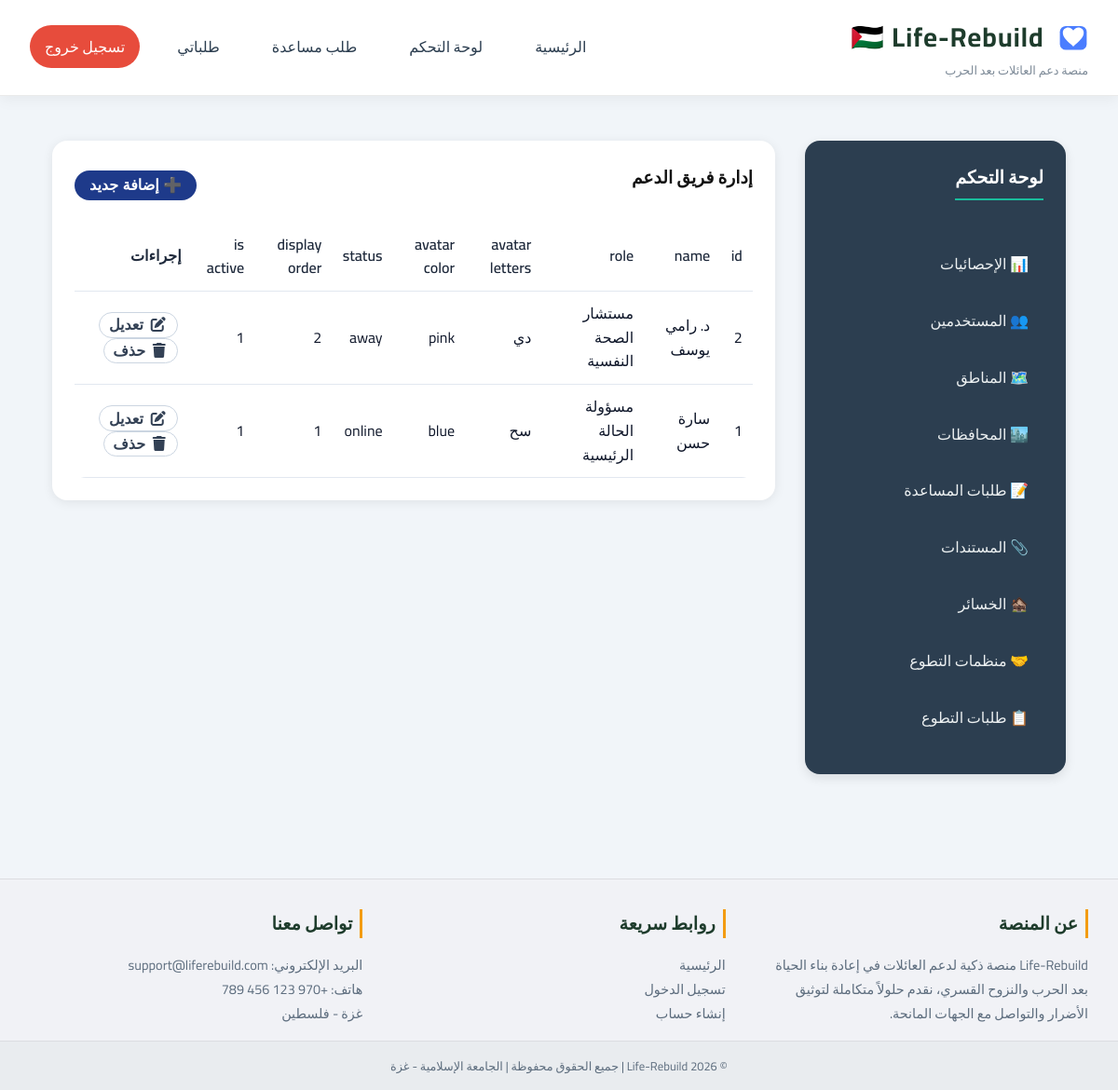
The page /index.php?page=admin&tab=support_team (signed in) on the database its author committed.
### tables this page shows
CREATE TABLE IF NOT EXISTS support_team (
    id INT AUTO_INCREMENT PRIMARY KEY,
    name VARCHAR(100) NOT NULL,
    role VARCHAR(100) NOT NULL,
    avatar_letters VARCHAR(2) NOT NULL,
    avatar_color VARCHAR(20) DEFAULT 'blue',  
    status ENUM('online', 'away', 'offline') DEFAULT 'online',
    display_order INT DEFAULT 0,
    is_active BOOLEAN DEFAULT TRUE
);

### controllers/AdminController.php (called while the page is built, shortened)
<?php
class AdminController {
    private $db;
    public function __construct($pdo) {
        $this->db = $pdo;
    }
    public function index() {
        $tab = $_GET['tab'] ?? 'dashboard';
        $action = $_GET['action'] ?? 'list';
        $content = 'views/admin/dashboard_stats.php';
        $rows = [];
        $columns = [];
        $tableName = '';
        switch ($tab) {
            case 'governorates':
            case 'aid_requests':
            case 'losses':
            case 'volunteer_organizations':
            case 'support_team':
            case 'aid_packages':
            case 'roadmap_tasks':
            case 'mental_specialists':
            case 'mental_centers':
            case 'mental_articles':
            case 'mental_crisis_lines':
            case 'mental_daily_tips':
            case 'mental_appointments':
            case 'volunteer_requests_list':
                $tableName = $this->getTableDisplayName($tab);
                $columns = $this->getTableColumns($tab);
                if ($action === 'list') {
                    $page = isset($_GET['p']) ? (int)$_GET['p'] : 1;
                    $limit = 20;
                    $offset = ($page - 1) * $limit;
                    $search = isset($_GET['search']) ? trim($_GET['search']) : '';
                    $rows = $this->getTableRows($tab, $limit, $offset, $search);
                }
                $content = 'views/admin/dynamic_table.php';
                break;
        }
        include 'views/admin/layout.php';
    }
    private function getTableRows($table, $limit, $offset, $search = '') {
     if (!$this->tableExists($table)) {
        return [];
    }
        $sql = "SELECT * FROM $table";
        $sql .= " ORDER BY id DESC LIMIT :limit OFFSET :offset";
        $stmt = $this->db->prepare($sql);
        $stmt->bindValue(':limit', $limit, PDO::PARAM_INT);
        $stmt->bindValue(':offset', $offset, PDO::PARAM_INT);
        $stmt->execute();
        return $stmt->fetchAll();
    }
    private function getTableColumns($table) {
         if (!$this->tableExists($table)) {
        return [];
    }
        $map = [
            'areas' => ['id', 'governorate_id', 'area_name', 'is_safe', 'has_water', 'has_electricity', 'has_health_center', 'has_school', 'needs_reconstruction', 'safety_level'],
            'governorates' => ['id', 'name'],
            'aid_requests' => ['id', 'user_id', 'request_type', 'description', 'status', 'created_at'],
            'losses' => ['id', 'user_id', 'document_type', 'title', 'description', 'loss_date', 'created_at'],
            'volunteer_organizations' => ['id', 'name', 'area', 'services', 'phone', 'whatsapp'],
            'support_team' => ['id', 'name', 'role', 'avatar_letters', 'avatar_color', 'status', 'display_order', 'is_active'],
            'aid_packages' => ['id', 'title', 'organization', 'status', 'contents', 'expected_date'],
            'roadmap_tasks' => ['id', 'task_name', 'task_category', 'due_date', 'status'],
'mental_specialists' => ['id', 'name', 'specialty', 'avatar_letter', 'phone', 'whatsapp', 'is_available'],            'mental_centers' => ['id', 'name', 'area', 'address', 'phone', 'services', 'working_hours'],
            'mental_articles' => ['id', 'title', 'category', 'read_time', 'badge_text', 'badge_color', 'card_color', 'created_at'],
            'mental_crisis_lines' => ['id', 'title', 'description', 'action_text', 'icon_class', 'bg_color', 'is_active'],
            'mental_daily_tips' => ['id', 'tip_text', 'display_date', 'created_at'],
            'mental_appointments' => ['id', 'user_id', 'specialist_id', 'appointment_date', 'appointment_time', 'status', 'created_at'],
            'volunteer_requests' => ['id', 'title', 'volunteers_needed', 'request_date', 'urgency'],
        ];
        return $map[$table] ?? ['id', 'name'];
    }
    private function getTableDisplayName($table) {
        $names = [
            'areas' => 'المناطق',
            'governorates' => 'المحافظات',
            'aid_requests' => 'طلبات المساعدة',
            'losses' => 'الخسائر',
            'volunteer_organizations' => 'منظمات التطوع',
            'support_team' => 'فريق الدعم',
            'aid_packages' => 'حزم المساعدات',
            'roadmap_tasks' => 'مهام خارطة الطريق',
            'mental_specialists' => 'الأخصائيون النفسيون',
            'mental_centers' => 'مراكز الدعم النفسي',
            'mental_articles' => 'المقالات النفسية',
            'mental_crisis_lines' => 'خدمات الدعم السريعة',
            'mental_daily_tips' => 'نصائح اليوم',
            'mental_appointments' => 'مواعيد الاستشارات النفسية',
            'volunteer_requests_list' => 'طلبات متطوعين (عامة)',
        ];
        return $names[$table] ?? $table;
    }
    private function tableExists($table) {
    try {
        $result = $this->db->query("SHOW TABLES LIKE '$table'");
        return $result->rowCount() > 0;
    } catch (PDOException $e) {
        return false;
    }
}
}
?>

### views/admin/layout.php (the view, shortened to what this page needs)
<?php include 'views/partials/header.php'; ?>
<link rel="stylesheet" href="https://cdnjs.cloudflare.com/ajax/libs/font-awesome/6.0.0/css/all.min.css">
<div class="admin-container">
    <aside class="admin-sidebar">
        <h3>لوحة التحكم</h3>
        <ul>
            <li><a href="index.php?page=admin&tab=dashboard" class="<?= $tab == 'dashboard' ? 'active' : '' ?>">📊 الإحصائيات</a></li>
            <li><a href="index.php?page=admin&tab=users" class="<?= $tab == 'users' ? 'active' : '' ?>">👥 المستخدمين</a></li>
            <li><a href="index.php?page=admin&tab=areas" class="<?= $tab == 'areas' ? 'active' : '' ?>">🗺️ المناطق</a></li>
            <li><a href="index.php?page=admin&tab=governorates" class="<?= $tab == 'governorates' ? 'active' : '' ?>">🏙️ المحافظات</a></li>
            <li><a href="index.php?page=admin&tab=aid_requests" class="<?= $tab == 'aid_requests' ? 'active' : '' ?>">📝 طلبات المساعدة</a></li>
            <li><a href="index.php?page=admin&tab=documents" class="<?= $tab == 'documents' ? 'active' : '' ?>">📎 المستندات</a></li>
            <li><a href="index.php?page=admin&tab=losses" class="<?= $tab == 'losses' ? 'active' : '' ?>">🏚️ الخسائر</a></li>
            <li><a href="index.php?page=admin&tab=volunteer_organizations" class="<?= $tab == 'volunteer_organizations' ? 'active' : '' ?>">🤝 منظمات التطوع</a></li>
            <li><a href="index.php?page=admin&tab=volunteer_requests" class="<?= $tab == 'volunteer_requests' ? 'active' : '' ?>">📋 طلبات التطوع</a></li>
        </ul>
    </aside>
    <main class="admin-content">
        <?php
        if (isset($content) && file_exists($content)) {
            include $content;
        }
        elseif ($tab == 'dashboard') {
            ?>
            <div class="stats-cards-grid">
                <div class="stat-card border-blue"><h3>العائلات المسجلة</h3><p><?= number_format($stats['families'] ?? 0) ?></p></div>
                <div class="stat-card border-orange"><h3>الطلبات المعلقة</h3><p><?= number_format($stats['pending'] ?? 0) ?></p></div>
                <div class="stat-card border-green"><h3>إجمالي الطلبات</h3><p><?= number_format($stats['requests'] ?? 0) ?></p></div>
                <div class="stat-card border-purple"><h3>طلبات التطوع</h3><p><?= number_format($stats['volunteer_requests'] ?? 0) ?></p></div>
            </div>
            <div class="admin-table-section">
                <h3>آخر طلبات المساعدة</h3>
                <div class="responsive-table-wrapper">
                    <table class="data-table-main">
                        <thead><tr><th>ID</th><th>العائلة</th><th>نوع المساعدة</th><th>التاريخ</th><th>الحالة</th></tr></thead>
                        <tbody>
                            <?php
                            $recent = $this->db->query("SELECT ar.id, u.full_name, ar.request_type, ar.created_at, ar.status FROM aid_requests ar JOIN users u ON ar.user_id = u.id ORDER BY ar.id DESC LIMIT 5")->fetchAll();
                            foreach ($recent as $r): ?>
                            <tr><td>#<?= $r['id'] ?></td><td><?= htmlspecialchars($r['full_name']) ?></td><td><?= $r['request_type'] ?></td><td><?= date('Y-m-d', strtotime($r['created_at'])) ?></td><td><span class="tbl-badge badge-yellow-solid"><?= $r['status'] ?></span></td></tr>
                            <?php endforeach; ?>
                        </tbody>
                    </table>
                </div>
            </div>
            <?php
        }
        elseif ($action === 'add' || $action === 'edit') {
            ?>
            <div class="form-container">
                <h3><?= $action === 'add' ? 'إضافة جديد' : 'تعديل' ?> <?= htmlspecialchars($tableName) ?></h3>
                <form method="POST" action="index.php?page=admin&tab=<?= $tab ?>&action=save">
                    <?php if ($action === 'edit' && $record): ?>
                        <input type="hidden" name="id" value="<?= $record['id'] ?>">
                    <?php endif; ?>
                    <?php foreach ($columns as $col): if ($col == 'id') continue; ?>
                    <div class="form-group">
                        <label><?= str_replace('_', ' ', $col) ?></label>
                        <input type="text" name="<?= $col ?>" value="<?= htmlspecialchars($record[$col] ?? '') ?>">
                    </div>
                    <?php endforeach; ?>
                    <button type="submit" class="btn-save">💾 حفظ</button>
                    <a href="index.php?page=admin&tab=<?= $tab ?>" class="btn-cancel">إلغاء</a>
                </form>
            </div>
            <?php
        }
        else {
            ?>
            <div class="table-header-controls">
                <h3>إدارة <?= htmlspecialchars($tableName) ?></h3>
                <button class="btn-add" onclick="location.href='index.php?page=admin&tab=<?= $tab ?>&action=add'">➕ إضافة جديد</button>
            </div>
            <div class="responsive-table-wrapper">
                <table class="data-table-main">
                    <thead><tr><?php foreach ($columns as $col): ?><th><?= str_replace('_', ' ', $col) ?></th><?php endforeach; ?><th>إجراءات</th></tr></thead>
                    <tbody>
                        <?php if (count($rows) > 0): ?>
                            <?php foreach ($rows as $row): ?>
                            <tr><?php foreach ($columns as $col): ?><td><?= htmlspecialchars($row[$col] ?? '') ?></td><?php endforeach; ?>
                            <td><button class="btn-table-view" onclick="location.href='index.php?page=admin&tab=<?= $tab ?>&action=edit&id=<?= $row['id'] ?>'"><i class="fas fa-edit"></i> تعديل</button>
                            <button class="btn-table-view" onclick="if(confirm('حذف؟')) location.href='index.php?page=admin&tab=<?= $tab ?>&action=delete&id=<?= $row['id'] ?>'"><i class="fas fa-trash"></i> حذف</button></td></tr>
                            <?php endforeach; ?>
                        <?php else: ?>
                            <tr><td colspan="<?= count($columns)+1 ?>">لا توجد بيانات</td></tr>
                        <?php endif; ?>
                    </tbody>
                </table>
            </div>
            <?php
        }
        ?>
    </main>
</div>
<?php include 'views/partials/footer.php'; ?>

### assets/css/style.css (style rules this page uses)
* { margin: 0; padding: 0; box-sizing: border-box; }
a { text-decoration: none !important; }
body { font-family: 'Tajawal', 'Segoe UI', Tahoma, sans-serif; background: #ffffff; color: #1e1e1e; line-height: 1.6; display: flex; flex-direction: column; min-height: 100vh; }
main { flex: 1; padding: 2rem; max-width: 1200px; margin: 0 auto; width: 100%; }
h1, h2, h3 { margin-bottom: 1rem; color: #111; }
button, .btn { background: #1a1a1a; color: white; border: none; padding: 0.75rem 1.5rem; border-radius: 30px; cursor: pointer; font-size: 1rem; font-weight: 600; transition: all 0.3s; display: inline-block; text-decoration: none; margin: 0.5rem 0; }
table { width: 100%; border-collapse: collapse; margin-top: 1rem; background: white; border-radius: 12px; overflow: hidden; }
th, td { padding: 12px; text-align: right; border-bottom: 1px solid #eee; }
th { background: #2c3e50; color: white; font-weight: 600; }
.admin-sidebar { width: 280px; background: #2c3e50; border-radius: 20px; padding: 1.5rem; color: white; position: sticky; top: 2rem; flex-shrink: 0; box-shadow: 0 4px 12px rgba(0,0,0,0.1); }
.admin-sidebar h3 { color: #fff; font-size: 1.3rem; margin-bottom: 1.5rem; border-bottom: 2px solid #1abc9c; display: inline-block; padding-bottom: 0.5rem; }
.admin-sidebar ul { list-style: none; padding: 0; margin: 0; }
.admin-sidebar ul li { margin: 0.8rem 0; }
.admin-sidebar ul li a { color: #ecf0f1; text-decoration: none; display: block; padding: 0.7rem 1rem; border-radius: 12px; transition: all 0.3s; font-weight: 500; }
.admin-content { flex: 1; background: white; border-radius: 20px; padding: 1.5rem; box-shadow: 0 2px 12px rgba(0,0,0,0.08); overflow-x: auto; }

### views/admin/layout.php (style rules this page uses)
* { margin: 0; padding: 0; box-sizing: border-box; }
body { font-family: 'Cairo', sans-serif; background: #f1f5f9; color: #0f172a; }
.admin-container { display: flex; gap: 2rem; align-items: flex-start; max-width: 1600px; margin: 1rem auto 2rem; padding: 0 1.5rem; }
.admin-sidebar { width: 280px; background: #2c3e50; border-radius: 1rem; padding: 1.5rem; flex-shrink: 0; }
.admin-sidebar h3 { color: white; font-size: 1.2rem; margin-bottom: 1rem; border-bottom: 2px solid #1abc9c; display: inline-block; }
.admin-sidebar ul { list-style: none; margin-top: 1rem; max-height: 70vh; overflow-y: auto; }
.admin-sidebar li { margin-bottom: 0.5rem; }
.admin-sidebar a { display: block; padding: 0.5rem 0.8rem; color: #e2e8f0; text-decoration: none; border-radius: 0.5rem; transition: 0.2s; }
.admin-content { flex: 1; background: white; border-radius: 1rem; padding: 1.5rem; overflow-x: auto; }
.table-header-controls { display: flex; justify-content: space-between; align-items: center; margin-bottom: 1rem; flex-wrap: wrap; gap: 0.5rem; }
.btn-add, .btn-export { background: #1e3a8a; color: white; border: none; padding: 0.4rem 1rem; border-radius: 2rem; cursor: pointer; }
.data-table-main { width: 100%; border-collapse: collapse; }
.data-table-main th, .data-table-main td { padding: 0.7rem; text-align: right; border-bottom: 1px solid #e2e8f0; }
.data-table-main th { background: #f8fafc; font-weight: 600; }
.btn-table-view { background: transparent; border: 1px solid #cbd5e1; border-radius: 2rem; padding: 0.2rem 0.6rem; cursor: pointer; margin: 0 0.2rem; }
.btn-table-view i { margin: 0 0.2rem; }
.admin-content table, .admin-content td, .admin-content th { color: #1e293b !important; background-color: white !important; }
.admin-content .data-table-main td { color: #0f172a !important; background: white !important; }
.admin-content .btn-table-view i, .admin-content .btn-table-view { color: #334155 !important; }

### rows shown on the page
support_team: id "2", name "د. رامي يوسف", role "مستشار الصحة النفسية", avatar_letters "دي", avatar_color "pink", status "away", display_order "2", is_active "1"
support_team: id "1", name "سارة حسن", role "مسؤولة الحالة الرئيسية", avatar_letters "سح", avatar_color "blue", status "online", display_order "1", is_active "1"

### other values the page prints
$tableName "فريق الدعم"
str_replace('_', ' ', $col) "id"
str_replace('_', ' ', $col) "name"
str_replace('_', ' ', $col) "role"
str_replace('_', ' ', $col) "avatar letters"
str_replace('_', ' ', $col) "avatar color"
str_replace('_', ' ', $col) "status"
str_replace('_', ' ', $col) "display order"
str_replace('_', ' ', $col) "is active"
